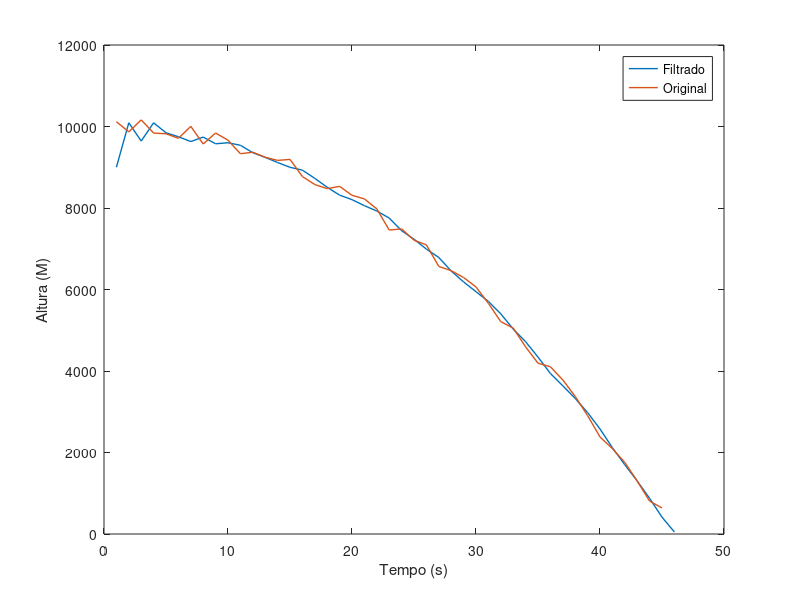

Reproduce this figure in MATLAB.
clc;
clear all;

%Variaveis e estado inicial
phi = [ 1 1 ; 0 1];
B = [-0.5 ; -1];
g = 9.8;
h = [1 0];
r=20000;
Ppriori(1:2,1:2,1) = 1000000*eye(2);
Xpriori(1:2,1) = [9000;0];
q = 100*eye(2);
z(1)=10000;
v(1)=0;
x(1:2,1)=[z(1) ; v(1)];

for k = 1:45
%Simulacao de sistema em malha aberta
z(k) = h*x(1:2,k)+(2 * (rand(1) - 0.5))*200;
x(1:2,k+1) = phi*x(1:2,k)+B*g;

%Ganho de Kalman
Kgain(1:2,k) = Ppriori(1:2,1:2,k) * h' * (h*Ppriori(1:2,1:2,k) * h' + r) ^-1;

%Etapa de correcao
Xposteriori(1:2,k) = Xpriori(1:2,k) + Kgain(1:2,k) * (z(k) - h * Xpriori(1:2,k));

%Covariancia de erro
Pposteriori(1:2,1:2,k) = (eye(2) - Kgain(1:2,k) * h) * Ppriori(1:2,1:2,k);

%Etapa de predicao
Ppriori(1:2,1:2,k+1) = phi * Pposteriori(1:2,1:2,k) * phi' + q;
Xpriori(1:2,k+1) = phi * Xposteriori(1:2,k) + B*g;
end


figure;
plot(Xpriori(1,:),'LineWidth',1);
hold on;
plot(z,'LineWidth',1);
xlabel('Tempo (s)');
ylabel('Altura (M)');
legend('Filtrado', 'Original');

